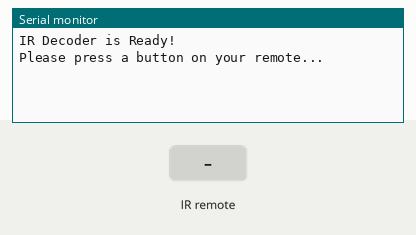
Simulated run of this sketch. Board: Arduino Uno, built with avr-gcc and run on an emulated ATmega328P. Shown: the last lines printed to the serial monitor. The test bench sets the inputs (shaded band).

Above: at 1.2 s.
1.3 s: infrared code 0x45 received
At 1.9 s:
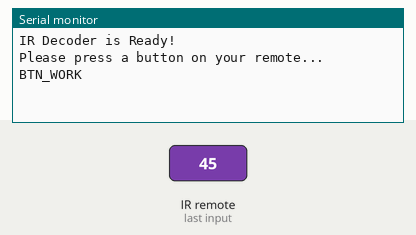
2.8 s: infrared code 0xC received
At 4.0 s:
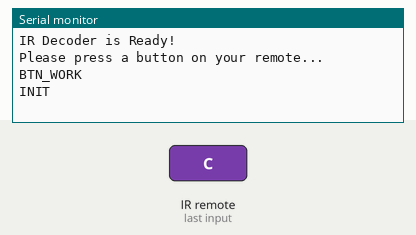
4.3 s: infrared code 0x18 received
At 5.3 s:
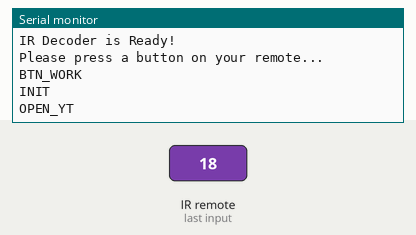

Measured:
- after the input at 1.3 s, the serial monitor: prints a new line at once (image 1)
- after the input at 2.8 s, the serial monitor: prints a new line at once (image 2)
- after the input at 4.3 s, the serial monitor: prints a new line at once (image 3)

The sketch:

controller.ino
```cpp
#include <Arduino.h>
#include <IRremote.h>

// 定義接收器接在 Pin 2
const int IR_RECEIVE_PIN = 7;

void setup() {
    Serial.begin(9600);

    // 啟動紅外線接收器，並開啟內建 LED (Pin 13) 作為接收指示燈
    IrReceiver.begin(IR_RECEIVE_PIN, ENABLE_LED_FEEDBACK);

    Serial.println("IR Decoder is Ready!");
    Serial.println("Please press a button on your remote...");
}

void loop() {
    // 如果成功接收到紅外線訊號，且解碼完成
    if (IrReceiver.decode()) {
        int command = IrReceiver.decodedIRData.command;

        /*Serial.print("Protocol: ");
        Serial.print(getProtocolString(IrReceiver.decodedIRData.protocol));
        Serial.print(" | Command Code: 0x");
        Serial.println(IrReceiver.decodedIRData.command, HEX);*/

        if (command == 0x45) { //CH-
            Serial.println("BTN_WORK");
        }
        else if (command == 0xC) { //1
            Serial.println("INIT");
        }
        else if (command == 0x18) { //2
            Serial.println("OPEN_YT");
        }
        else if (command == 0x5E) { //3
            Serial.println("BTN_WORK");
        }

        delay(400);
        IrReceiver.resume();
    }
}
```
